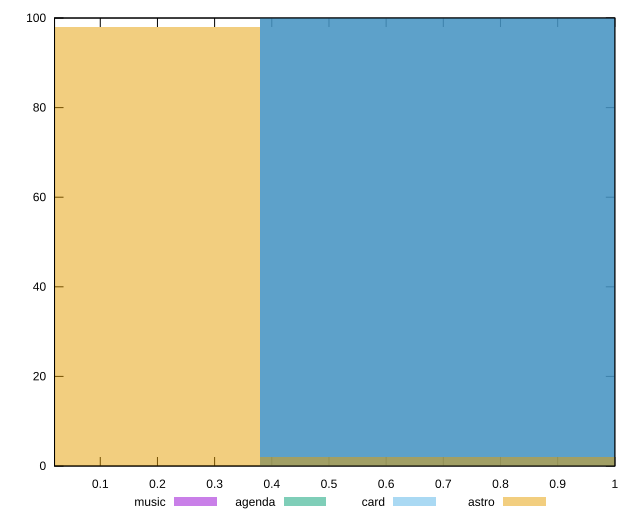

gnuplot code for this plot:
reset

$music <<EOF
0.7599856244829557 100
EOF

$agenda <<EOF
0.7599856244829557 100
EOF

$card <<EOF
0.7599856244829557 100
EOF

$astro <<EOF
0.7599856244829557 2
0 98
EOF

set key outside below
set boxwidth 0.7599856244829557
set xrange [0.02:1]
set yrange [0:100]
set trange [0:100]
set style fill transparent solid 0.5 noborder
set terminal svg size 640, 520 enhanced background rgb 'white'
set output "reports/report_00028_2021-02-24T12-49-42.674Z/first-meaningful-paint/comparison/histogram/all_score.svg"

plot $music title "music" with boxes, \
     $agenda title "agenda" with boxes, \
     $card title "card" with boxes, \
     $astro title "astro" with boxes

reset
